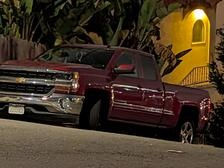
#> input picture collected_images/pickup_truck_ahe/PXL_20251112_064526959.jpg, 224 x 168 px
$ python -i retinex.py   (imports and definitions only)   (older library calls are emulated)
#> lines starting #> are read from the running program, lines starting #| are printed output that depends on the picture
# All of the below code is taken from Santha Lakshmi Narayana's public GitHub blog.
# https://santhalakshminarayana.github.io/blog/retinex-image-enhancement
# No credit is taken. Only minor modifications were made to parameters to fit the dataset.

import numpy as np
import cv2

# [86 lines left out: functions get_ksize, get_gaussian_blur, ssr, msr, color_balance, not called in this run]

def msrcr(img, sigma_scales=[15, 80, 250], alpha=125, beta=46, G=192, b=-30, low_per=1, high_per=1):
    # Multi-scale retinex with Color Restoration
    # MSRCR(x,y) = G * [MSR(x,y)*CRF(x,y) - b], G=gain and b=offset
    # CRF(x,y) = beta*[log(alpha*I(x,y) - log(I'(x,y))]
    # I'(x,y) = sum(Ic(x,y)), c={0...k-1}, k=no.of channels

    img = img.astype(np.float64) + 1.0
    # Multi-scale retinex and don't normalize the output
    msr_img = msr(img, sigma_scales, apply_normalization=False)
    # Color-restoration function
    crf = beta * (np.log10(alpha * img) - np.log10(np.sum(img, axis=2, keepdims=True)))
    # MSRCR
    msrcr = G * (msr_img*crf - b)
    # normalize MSRCR
    msrcr = cv2.normalize(msrcr, None, 0, 255, cv2.NORM_MINMAX, dtype=cv2.CV_8UC3)
    # color balance the final MSRCR to flat the histogram distribution with tails on both sides
    msrcr = color_balance(msrcr, low_per, high_per)

    return msrcr

# [25 lines left out: function msrcp, not called in this run]

>>> import cv2
>>> picture = cv2.imread('collected_images/pickup_truck_ahe/PXL_20251112_064526959.jpg', cv2.IMREAD_GRAYSCALE)
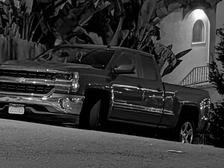
#> picture: shape (168, 224); min 0, max 255, mean 57.2
>>> result = msrcr(picture)
#> (the run stopped early here; a loop or call above may not have finished)

$ run again, on collected_images/pickup_truck_ahe/ECE_253_Images-33.png
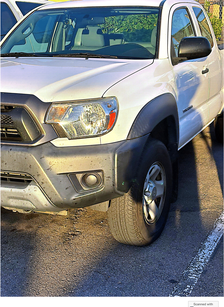
#> input picture collected_images/pickup_truck_ahe/ECE_253_Images-33.png, 224 x 307 px
#> `picture = cv2.imread('collected_images/pickup_truck_ahe/PXL_20251112_0..`:
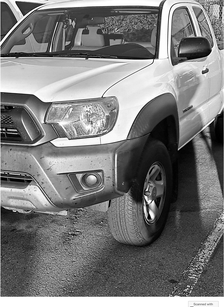
#> picture: shape (307, 224); min 0, max 255, mean 122.9

$ run again, on collected_images/pickup_truck_ahe/ECE_253_Images-60.png
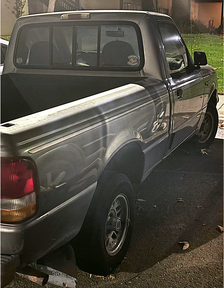
#> input picture collected_images/pickup_truck_ahe/ECE_253_Images-60.png, 224 x 288 px
#> `picture = cv2.imread('collected_images/pickup_truck_ahe/PXL_20251112_0..`:
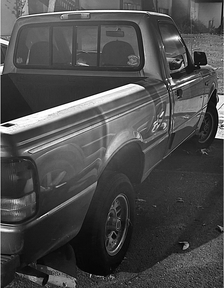
#> picture: shape (288, 224); min 0, max 255, mean 75.6
